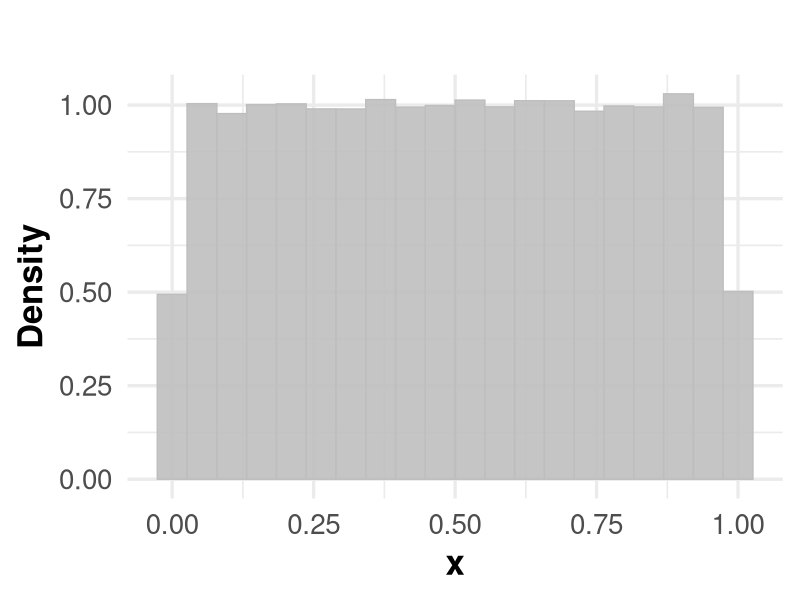
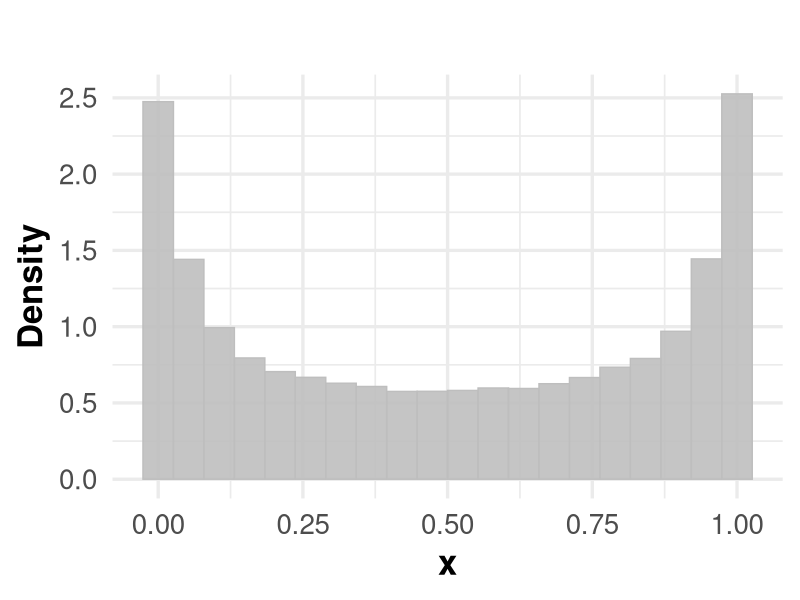

Here is the R script that generated these plots, in order:
# Load required libraries
library(ggplot2)
library(dplyr)

# prior simulation 1 -----------------------------------------------------------

## Generate data
set.seed(123)
mu <- rnorm(100000, 0, sqrt(1/3))
deltai <- rnorm(100000, 0, sqrt(1/3))
deltaj <- rnorm(100000, 0, sqrt(1/3))
x <- mu + deltai + deltaj
pnorm_x <- pnorm(x)

## Create a data frame for ggplot2
data <- data.frame(pnorm_x = pnorm_x)

## Plot the histogram using ggplot2
pdf(file = "fig_prior_simulation_1.pdf")
ggplot(data, aes(x = pnorm_x)) +
     geom_histogram(aes(y = ..density..), bins = 20, fill = "gray", color = "gray", alpha = 0.9) +
     labs(
          title = "",
          x = "x",
          y = "Density"
     ) +
     theme_minimal(base_size = 25) +
     theme(
          plot.title = element_text(hjust = 0.5, face = "bold"),
          axis.title = element_text(face = "bold")
     )
dev.off()

# prior simulation 2 -----------------------------------------------------------

# Generate data
set.seed(123)
mu <- rnorm(100000, 0, sqrt(1))
deltai <- rnorm(100000, 0, sqrt(1))
deltaj <- rnorm(100000, 0, sqrt(1))
x <- mu + deltai + deltaj
pnorm_x <- pnorm(x)

## Create a data frame for ggplot2
data <- data.frame(pnorm_x = pnorm_x)

## Plot the histogram using ggplot2
pdf(file = "fig_prior_simulation_2.pdf")
ggplot(data, aes(x = pnorm_x)) +
     geom_histogram(aes(y = ..density..), bins = 20, fill = "gray", color = "gray", alpha = 0.9) +
     labs(
          title = "",
          x = "x",
          y = "Density"
     ) +
     theme_minimal(base_size = 25) +
     theme(
          plot.title = element_text(hjust = 0.5, face = "bold"),
          axis.title = element_text(face = "bold")
     )
dev.off()